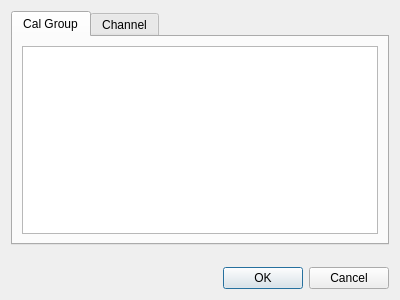
<?xml version="1.0" encoding="UTF-8"?>
<ui version="4.0">
 <class>getCalDialog</class>
 <widget class="QDialog" name="getCalDialog">
  <property name="geometry">
   <rect>
    <x>0</x>
    <y>0</y>
    <width>400</width>
    <height>300</height>
   </rect>
  </property>
  <property name="windowTitle">
   <string>Dialog</string>
  </property>
  <layout class="QVBoxLayout" name="verticalLayout">
   <item>
    <widget class="QTabWidget" name="tabWidget">
     <property name="currentIndex">
      <number>0</number>
     </property>
     <widget class="QWidget" name="calGroupsTab">
      <attribute name="title">
       <string>Cal Group</string>
      </attribute>
      <layout class="QGridLayout" name="gridLayout">
       <item row="0" column="0">
        <widget class="QListWidget" name="calGroups"/>
       </item>
      </layout>
     </widget>
     <widget class="QWidget" name="channelsTab">
      <attribute name="title">
       <string>Channel</string>
      </attribute>
      <layout class="QGridLayout" name="gridLayout_2">
       <item row="0" column="0">
        <widget class="QListWidget" name="channels"/>
       </item>
      </layout>
     </widget>
    </widget>
   </item>
   <item>
    <widget class="RsaToolbox::ErrorLabel" name="error" native="true"/>
   </item>
   <item>
    <spacer name="verticalSpacer">
     <property name="orientation">
      <enum>Qt::Vertical</enum>
     </property>
     <property name="sizeType">
      <enum>QSizePolicy::Fixed</enum>
     </property>
     <property name="sizeHint" stdset="0">
      <size>
       <width>20</width>
       <height>10</height>
      </size>
     </property>
    </spacer>
   </item>
   <item>
    <widget class="QDialogButtonBox" name="buttonBox">
     <property name="orientation">
      <enum>Qt::Horizontal</enum>
     </property>
     <property name="standardButtons">
      <set>QDialogButtonBox::Cancel|QDialogButtonBox::Ok</set>
     </property>
    </widget>
   </item>
  </layout>
 </widget>
 <customwidgets>
  <customwidget>
   <class>RsaToolbox::ErrorLabel</class>
   <extends>QWidget</extends>
   <header>ErrorLabel.h</header>
   <container>1</container>
  </customwidget>
 </customwidgets>
 <tabstops>
  <tabstop>tabWidget</tabstop>
  <tabstop>calGroups</tabstop>
  <tabstop>channels</tabstop>
 </tabstops>
 <resources/>
 <connections>
  <connection>
   <sender>buttonBox</sender>
   <signal>accepted()</signal>
   <receiver>getCalDialog</receiver>
   <slot>accept()</slot>
   <hints>
    <hint type="sourcelabel">
     <x>248</x>
     <y>254</y>
    </hint>
    <hint type="destinationlabel">
     <x>157</x>
     <y>274</y>
    </hint>
   </hints>
  </connection>
  <connection>
   <sender>buttonBox</sender>
   <signal>rejected()</signal>
   <receiver>getCalDialog</receiver>
   <slot>reject()</slot>
   <hints>
    <hint type="sourcelabel">
     <x>316</x>
     <y>260</y>
    </hint>
    <hint type="destinationlabel">
     <x>286</x>
     <y>274</y>
    </hint>
   </hints>
  </connection>
 </connections>
</ui>
